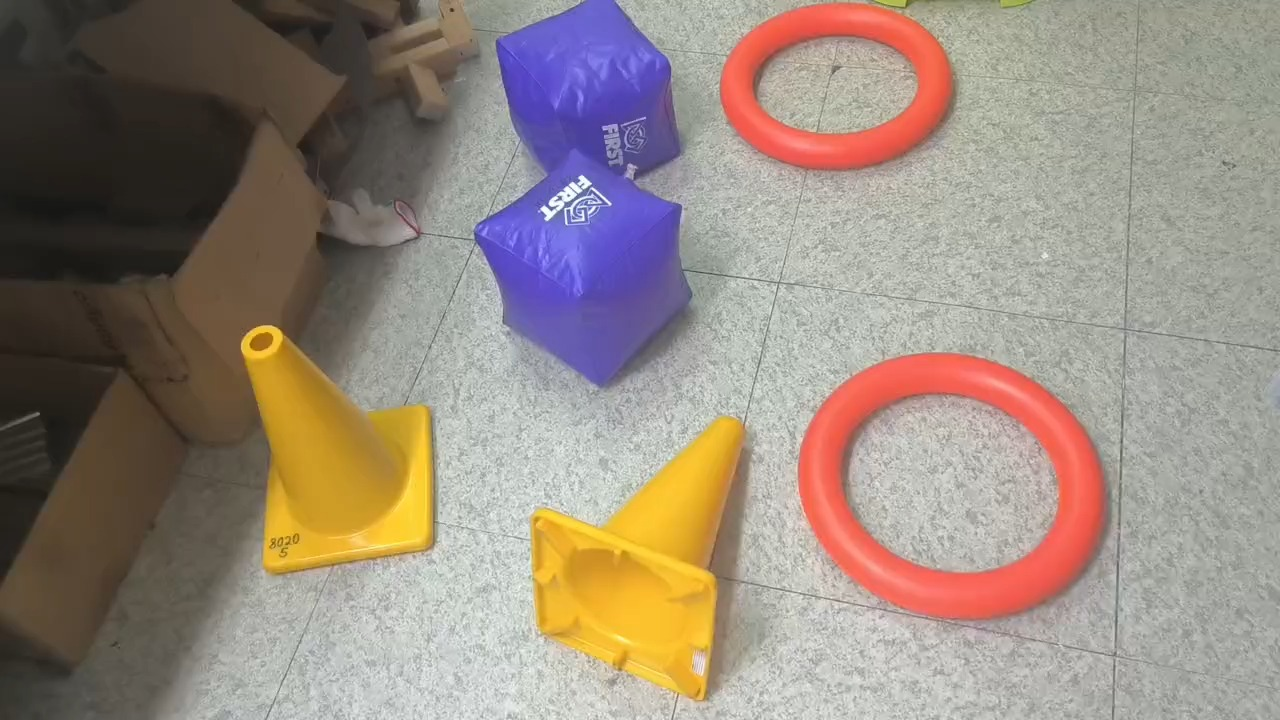
#> input picture 2_blob_detector/images/objects.jpg, 1280 x 720 px
$ python -i detector.py   (imports and definitions only)
#> lines starting #> are read from the running program, lines starting #| are printed output that depends on the picture
#> further down, picture is the input picture: shape (720, 1280, 3); mean B, G, R 126.6, 137.6, 151.1
import cv2
import numpy as np

import pyramid


# [53 lines left out: functions detect_blobs, draw_blobs, not called in this run]


def saturation(bgr: np.ndarray, blur: int=5) -> np.ndarray:
    """HSV saturation as a single channel: how *colourful* a pixel is, ignoring how bright."""
    return cv2.cvtColor(cv2.medianBlur(bgr, blur), cv2.COLOR_BGR2HSV)[:, :, 1]


def background_distance(bgr: np.ndarray, clusters: int=6, blur: int=5) -> np.ndarray:
    """Distance in CIELAB from the image's dominant colour, normalized to 0-255."""
#> called with clusters = 6, blur = 5
    lab = cv2.cvtColor(cv2.medianBlur(bgr, blur), cv2.COLOR_BGR2LAB).astype(np.float32)
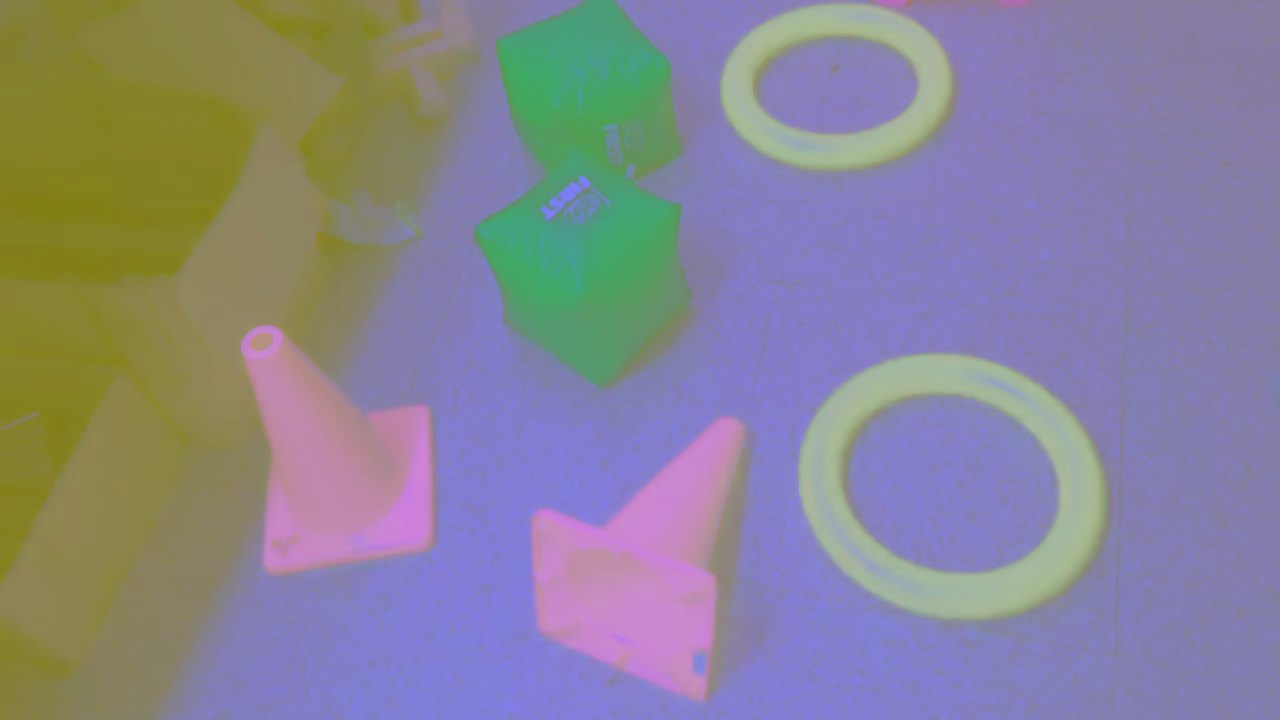
#> lab: shape (720, 1280, 3) float32; mean B, G, R 148.1, 132.9, 135.4

    criteria = (cv2.TERM_CRITERIA_EPS + cv2.TERM_CRITERIA_MAX_ITER, 20, 1.0)
    _, labels, centers = cv2.kmeans(lab.reshape(-1, 3), clusters, None, criteria, 5,
                                    cv2.KMEANS_PP_CENTERS)
#> centers = [[91.21, 131.3, 138.2], [184.7, 126.3, 131.4], [152.2, 171.3, 162.5], [189.2, 135.2, 195.2], [43.18, 129, 133], [109.3, 157.2, 78.66]]
    background = centers[np.bincount(labels.ravel()).argmax()]
#> background = [184.7, 126.3, 131.4]

    distance = np.linalg.norm(lab - background, axis=2)
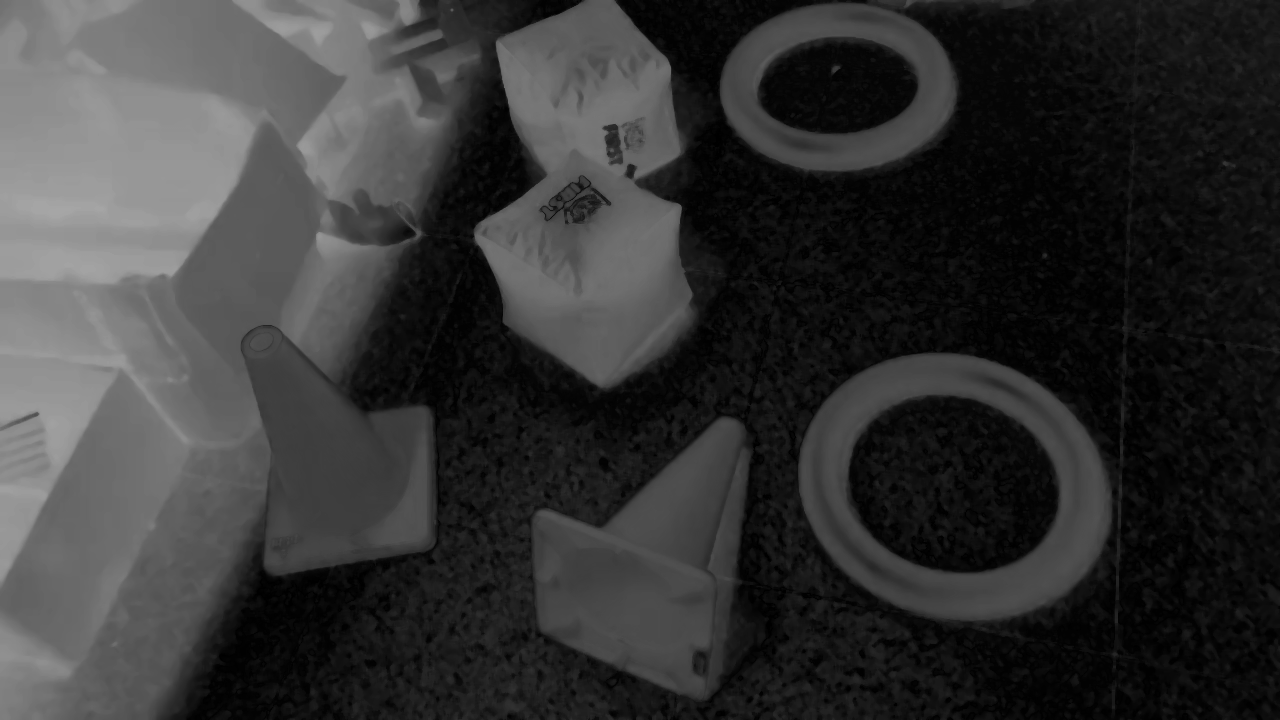
#> distance: shape (720, 1280) float32; min 0.607, max 166.7, mean 52.8
    return cv2.normalize(distance, None, 0, 255, cv2.NORM_MINMAX).astype(np.uint8)
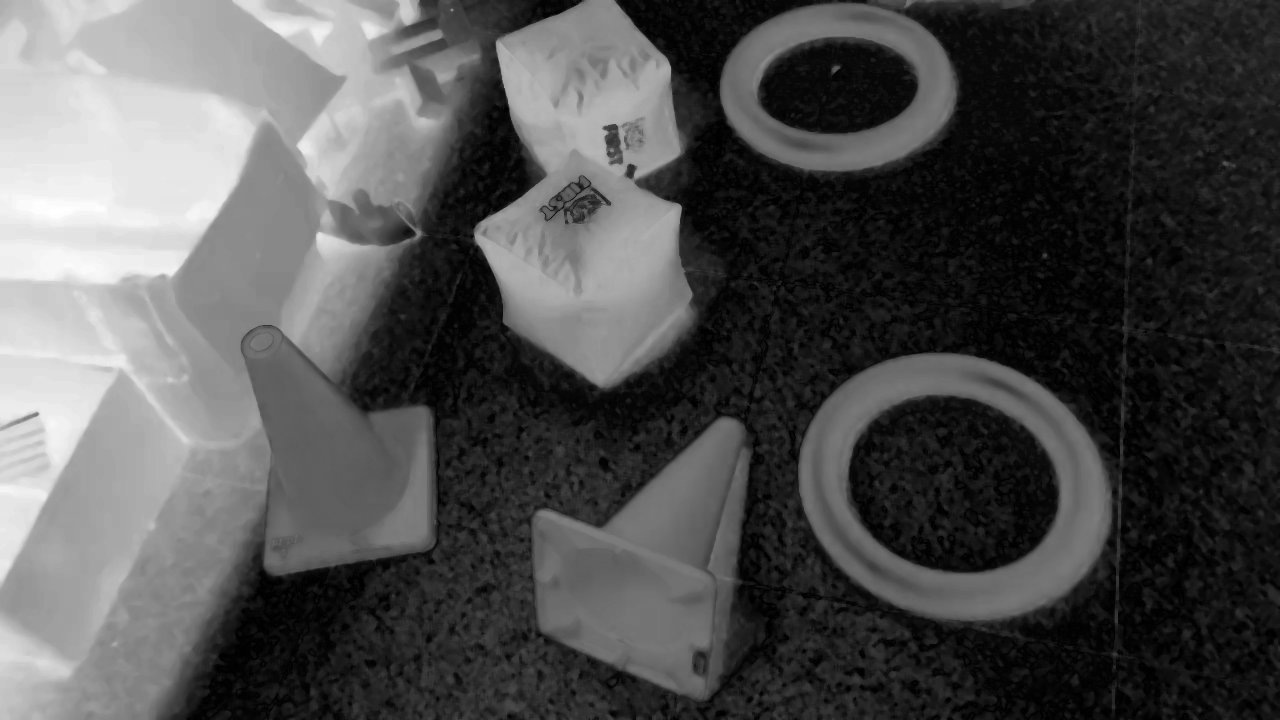
#> returned value: shape (720, 1280); min 0, max 255, mean 79.7


# [130 lines left out: functions band_pass_radius, band_pass_channel, merge_keypoints, reject_background, circle_kernel, matched_circle_channel and 2 more, not called in this run]

>>> import cv2
>>> picture = cv2.imread('../images/objects.jpg')
>>> result = background_distance(picture)

$ run again, on 2_blob_detector/images/polka_dots_2.jpg
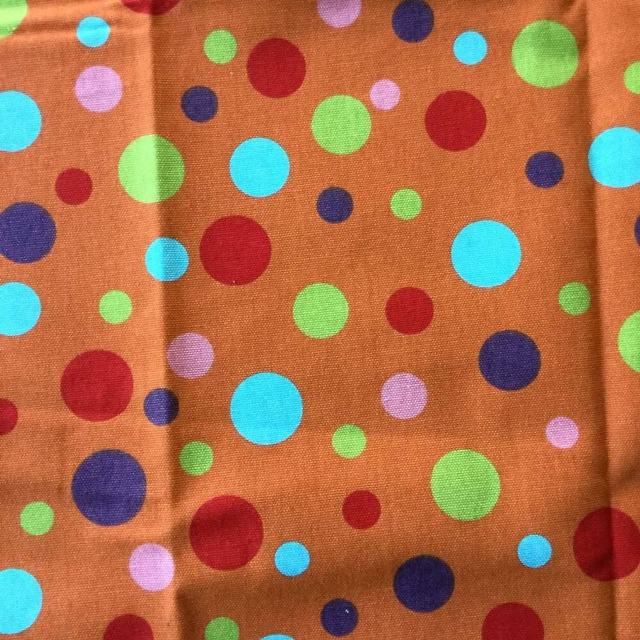
#> input picture 2_blob_detector/images/polka_dots_2.jpg, 1280 x 1280 px (shown at 1/2 size)
#> picture is the input picture: shape (1280, 1280, 3); mean B, G, R 74.2, 109.6, 173.8
#> in background_distance, `lab = cv2.cvtColor(cv2.medianBlur(bgr, blur), cv2.COLOR_BGR2LAB).astyp..`:
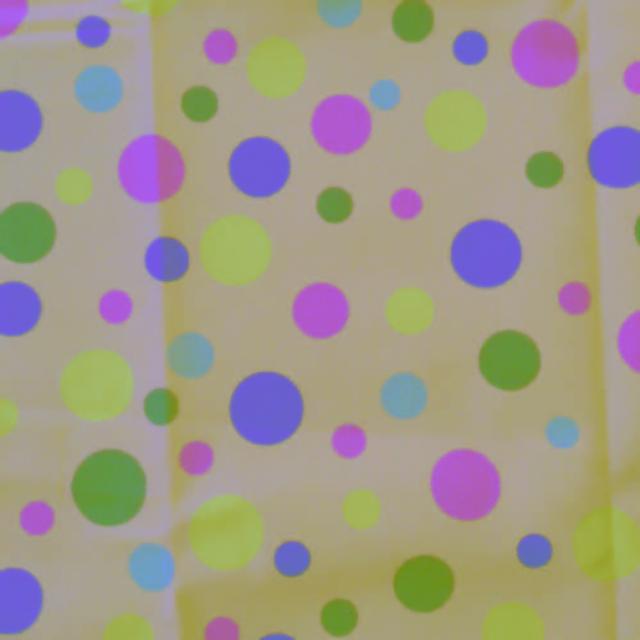
#> lab: shape (1280, 1280, 3) float32 (shown at 1/2 size); mean B, G, R 136.6, 152.4, 160.5
#> centers = [[141.9, 159.8, 169.2], [101.1, 164.5, 164.3], [196.3, 92.72, 174.1], [210.8, 94.99, 108], [61.1, 146.8, 105.6], [173.9, 151.8, 120]]
#> background = [141.9, 159.8, 169.2]
#> in background_distance, `return cv2.normalize(distance, None, 0, 255, cv2.NORM_MINMAX).astype(n..`:
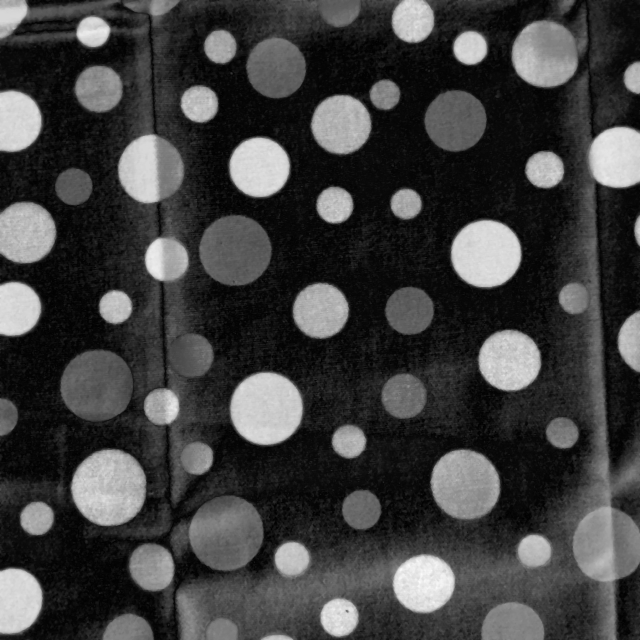
#> returned value: shape (1280, 1280) (shown at 1/2 size); min 0, max 255, mean 62.7
